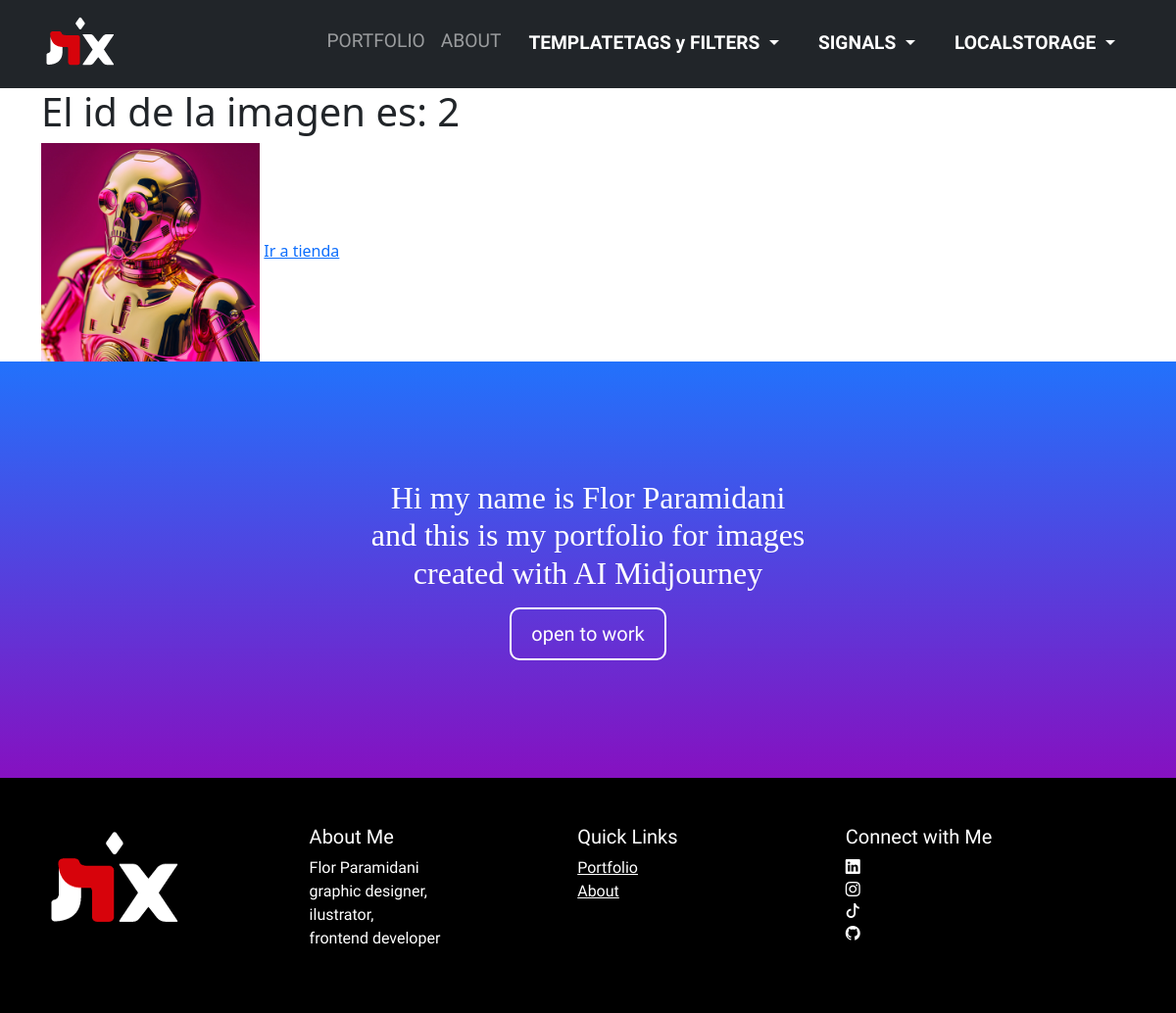
Page /tienda/2/ver/ on the committed database.
### productos/models.py (models this page shows, shortened)
class Producto(models.Model):
    Borrador = 'Borrador'
    Publicado = 'Publicado'
    Retirado = 'Retirado'
    APROBACION_PRODUCTO = (
        (Borrador, 'Borrador'),
        (Publicado, 'Publicado'),
        (Retirado, 'Retirado'),
    )
    estado = models.CharField(max_length=10, choices=APROBACION_PRODUCTO, default='Borrador')
    producto = models.CharField(max_length=200)
    fecha_publicacion = models.DateTimeField('Fecha de publicación')
    imagen = models.ImageField(upload_to="producto/%Y/%m/%d", blank=True, null=True)
    categoria = models.ForeignKey(
        Categoria, blank=False, null=True, on_delete=models.CASCADE
        )
    stock = models.IntegerField(default=0)
    descripcion = models.TextField(  default="")
    precio = models.DecimalField(max_digits=12, decimal_places=2, default=0.00)
    descuento = models.IntegerField(default=0)

### tienda/views.py (the view)
# urls.py: path('<int:producto_id>/ver/', views.ver_imagen, name="ver"),
def ver_imagen(request, producto_id):
    params={}
    try:
        producto = Producto.objects.get(pk=producto_id)
    except Producto.DoesNotExist:
        raise Http404
    params["producto"] = producto
    return render(request, "tienda/verimagen.html", params)

### templates/tienda/verimagen.html
{% extends "layout.html" %}
{% load static %}
{% block tienda %}
<div class="container">
    <div class="row">
        <div class="col-12">
            <h1>El id de la imagen es: {{producto.id}}</h1>
            <img src="{% static 'img/4.jpg' %} {{producto.imagen}}" width="20%"/>
            <a href="{% url 'verimagenes' %}">Ir a tienda</a>
        </div>
    </div>
  </div>
{% endblock  %}

### rows in the picture
Producto: id "2", imagen (picture)
